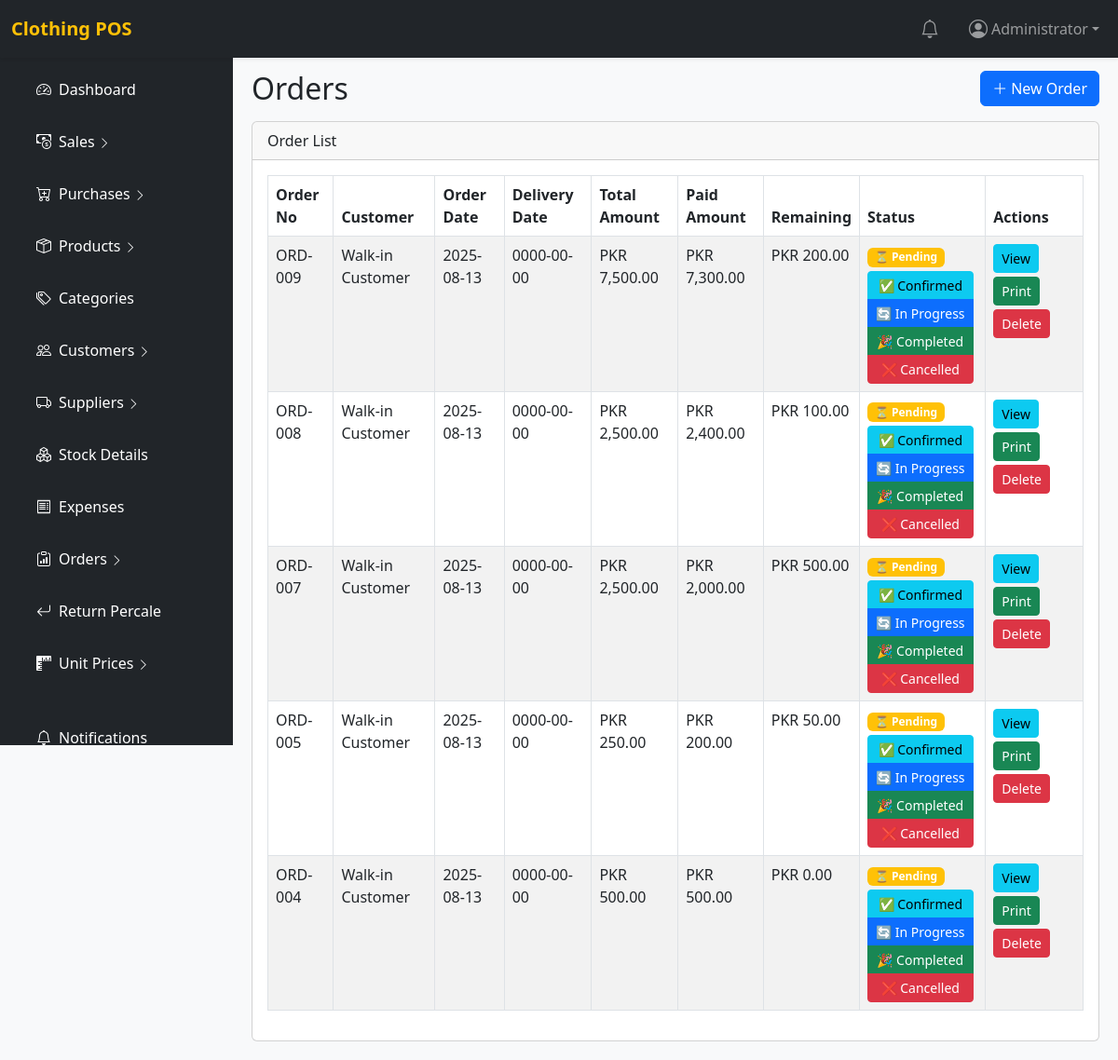
Page /order.php (signed in) on the earlier database version.
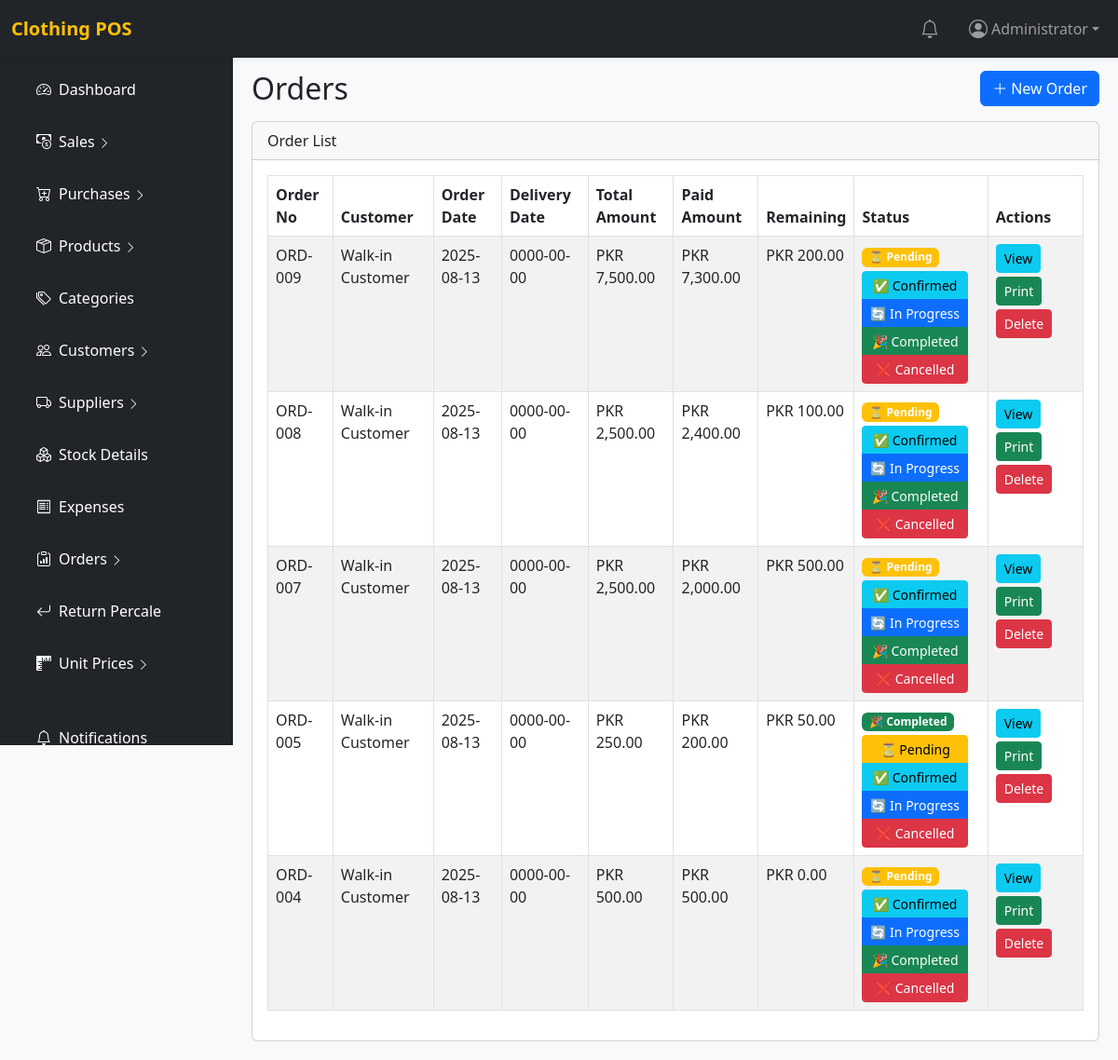
Same page on the later database version.
### tables this page shows
CREATE TABLE `cloths_orders` (
  `id` int(11) NOT NULL,
  `order_no` varchar(50) DEFAULT NULL,
  `customer_id` int(11) DEFAULT NULL,
  `order_date` date DEFAULT NULL,
  `delivery_date` date DEFAULT NULL,
  `sub_total` decimal(10,2) DEFAULT 0.00,
  `discount` decimal(10,2) DEFAULT 0.00,
  `total_amount` decimal(10,2) DEFAULT 0.00,
  `paid_amount` decimal(10,2) DEFAULT 0.00,
  `remaining_amount` decimal(10,2) DEFAULT 0.00,
  `details` text DEFAULT NULL,
  `status` varchar(20) DEFAULT 'Pending',
  `created_by` int(11) DEFAULT NULL,
  `created_at` timestamp NOT NULL DEFAULT current_timestamp()
);

### order.php (the view, shortened to what this page needs)
<?php
require_once 'includes/config.php';
$orders = $pdo->query("SELECT o.*, c.name AS customer_name FROM cloths_orders o LEFT JOIN customer c ON o.customer_id = c.id ORDER BY o.id DESC")->fetchAll(PDO::FETCH_ASSOC);
include 'includes/header.php';
?>
<?php include 'includes/sidebar.php'; ?>
<div class="main-content">
  <div class="d-flex justify-content-between align-items-center mb-3">
    <h2 class="mb-0">Orders</h2>
    <a href="add_order.php" class="btn btn-primary"><i class="bi bi-plus-lg me-1"></i>New Order</a>
  </div>
  <div class="card">
    <div class="card-header">Order List</div>
    <div class="card-body table-responsive">
      <table class="table table-bordered table-striped">
        <thead>
          <tr>
            <th>Order No</th>
            <th>Customer</th>
            <th>Order Date</th>
            <th>Delivery Date</th>
            <th>Total Amount</th>
            <th>Paid Amount</th>
            <th>Remaining</th>
            <th>Status</th>
            <th>Actions</th>
          </tr>
        </thead>
        <tbody>
          <?php foreach ($orders as $order): ?>
            <tr>
              <td data-label="Order No"><?= htmlspecialchars($order['order_no'] ?? 'ORD-' . str_pad($order['id'], 3, '0', STR_PAD_LEFT)) ?></td>
              <td data-label="Customer"><?= htmlspecialchars($order['customer_name'] ?? 'Walk-in Customer') ?></td>
              <td data-label="Order Date"><?= htmlspecialchars($order['order_date']) ?></td>
              <td data-label="Delivery Date"><?= htmlspecialchars($order['delivery_date'] ?? 'Not set') ?></td>
              <td data-label="Total Amount">PKR <?= number_format($order['total_amount'], 2) ?></td>
              <td data-label="Paid Amount">PKR <?= number_format($order['paid_amount'], 2) ?></td>
              <td data-label="Remaining">PKR <?= number_format($order['remaining_amount'], 2) ?></td>
              <td data-label="Status">
                <?php
                $status_colors = [
                  'Pending' => 'bg-warning',
                  'Confirmed' => 'bg-info',
                  'In Progress' => 'bg-primary',
                  'Completed' => 'bg-success',
                  'Cancelled' => 'bg-danger'
                ];
                $status_icons = [
                  'Pending' => '⏳',
                  'Confirmed' => '✅',
                  'In Progress' => '🔄',
                  'Completed' => '🎉',
                  'Cancelled' => '❌'
                ];
                $color = $status_colors[$order['status']] ?? 'bg-secondary';
                $icon = $status_icons[$order['status']] ?? '❓';
                ?>
                <span class="badge <?= $color ?>">
                  <?= $icon ?> <?= htmlspecialchars($order['status'] ?? 'Pending') ?>
                </span>
                <div class="btn-group-vertical btn-group-sm mt-1">
                  <?php if (($order['status'] ?? 'Pending') !== 'Pending'): ?>
                    <a href="?update_status=<?= $order['id'] ?>&status=Pending" class="btn btn-sm btn-warning btn-sm">⏳ Pending</a>
                  <?php endif; ?>
                  <?php if (($order['status'] ?? 'Pending') !== 'Confirmed'): ?>
                    <a href="?update_status=<?= $order['id'] ?>&status=Confirmed" class="btn btn-sm btn-info btn-sm">✅ Confirmed</a>
                  <?php endif; ?>
                  <?php if (($order['status'] ?? 'Pending') !== 'In Progress'): ?>
                    <a href="?update_status=<?= $order['id'] ?>&status=In Progress" class="btn btn-sm btn-primary btn-sm">🔄 In Progress</a>
                  <?php endif; ?>
                  <?php if (($order['status'] ?? 'Pending') !== 'Completed'): ?>
                    <a href="?update_status=<?= $order['id'] ?>&status=Completed" class="btn btn-sm btn-success btn-sm">🎉 Completed</a>
                  <?php endif; ?>
                  <?php if (($order['status'] ?? 'Pending') !== 'Cancelled'): ?>
                    <a href="?update_status=<?= $order['id'] ?>&status=Cancelled" class="btn btn-sm btn-danger btn-sm">❌ Cancelled</a>
                  <?php endif; ?>
                </div>
              </td>
              <td data-label="Actions">
                <div class="d-flex flex-wrap gap-1">
                  <a href="order_details.php?id=<?= $order['id'] ?>" class="btn btn-sm btn-info">View</a>
                  <a href="print_order.php?id=<?= $order['id'] ?>" target="_blank" class="btn btn-sm btn-success">Print</a>
                  <a href="?delete=<?= $order['id'] ?>" class="btn btn-sm btn-danger" onclick="return confirm('Are you sure you want to delete this order?')">Delete</a>
                </div>
              </td>
            </tr>
          <?php endforeach; ?>
        </tbody>
      </table>
    </div>
  </div>
</div>
<?php include 'includes/footer.php'; ?>

Differences in the rows shown:
changed cloths_orders "ORD-005": status "⏳" → "🎉"; status "Pending" → "Completed"; status "🎉 Completed" → "⏳ Pending"
